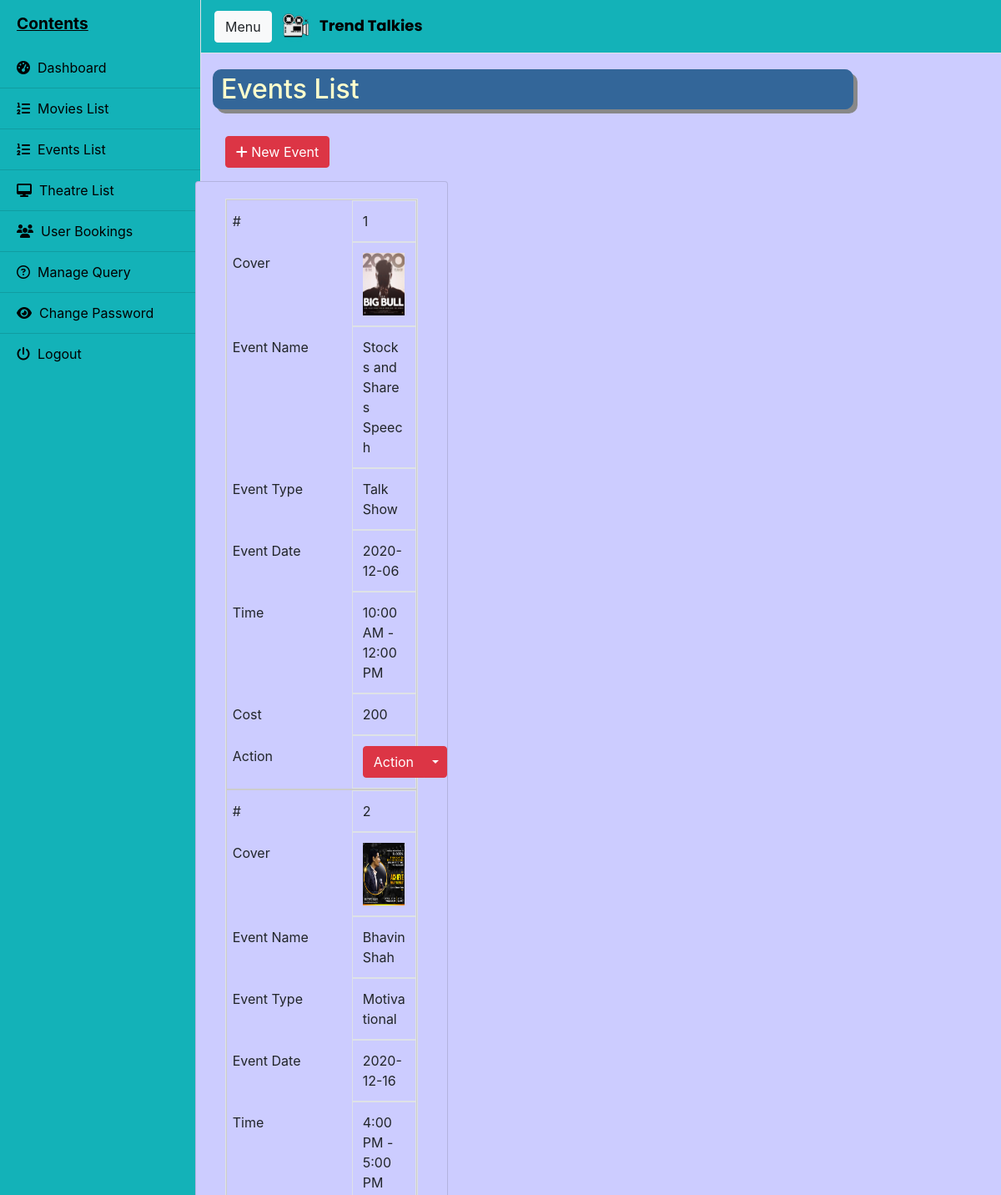
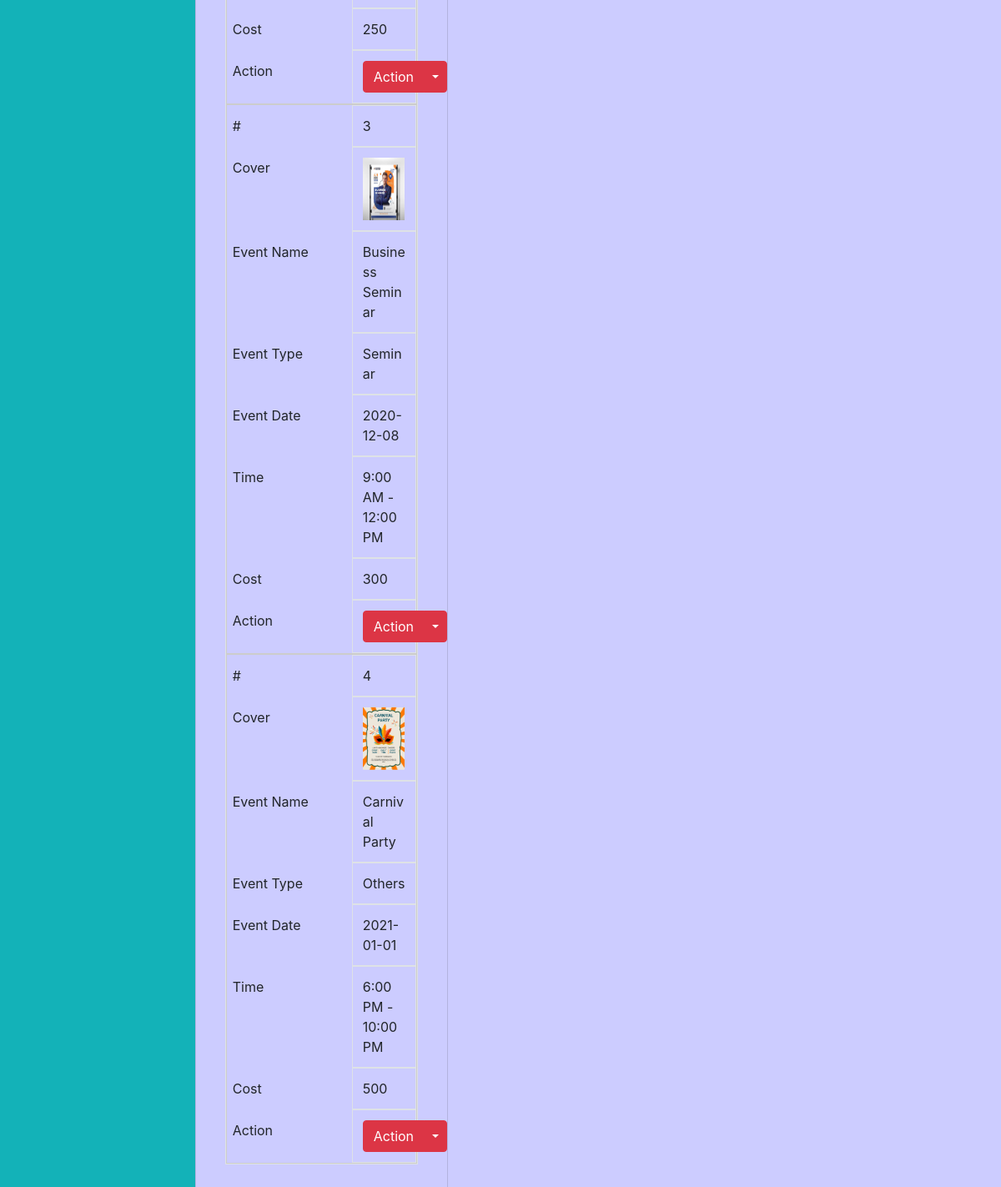
Page /Admin/eventslist.php (signed in) on the committed database (2 pictures, top to bottom).
### tables this page shows
CREATE TABLE `events` (
  `event_id` int(11) NOT NULL,
  `event_name` varchar(100) NOT NULL,
  `event_type` varchar(100) NOT NULL,
  `description` varchar(200) NOT NULL,
  `event_date` date NOT NULL,
  `time` varchar(20) NOT NULL,
  `location` varchar(50) NOT NULL,
  `cost` int(11) NOT NULL,
  `image` varchar(200) NOT NULL
);

### Admin/eventslist.php (the view, shortened to what this page needs)
<?php
$conn = new mysqli("localhost", "root","","interim");
?>
<!doctype html>
<html lang="en">
<head>
    <link rel="stylesheet" href="https://stackpath.bootstrapcdn.com/bootstrap/4.5.1/css/bootstrap.min.css">
    <link rel="stylesheet" type="text/css" href="https://cdnjs.cloudflare.com/ajax/libs/animate.css/4.1.0/animate.min.css">
</head>
<body style="background-color: #ccccff;">
<div class="d-flex" id="wrapper">
<div class=" border-right" id="sidebar-wrapper"  style="background-color: #13B2B8;">
  <div class="sidebar-heading" style="color:black;"><u><b>Contents </b></u></div>
  <div class="list-group list-group-flush">
    <a href="dashboard.php" class="list-group-item list-group-item-action" id="list"><i class="fas fa-tachometer-alt"></i>&nbsp Dashboard</a>
    <a href="movieslist.php" class="list-group-item list-group-item-action" id="list"><i class="fas fa-list-ol"></i>&nbsp Movies List</a>
    <a href="eventslist.php" class="list-group-item list-group-item-action" id="list"><i class="fas fa-list-ol"></i>&nbsp Events List</a>
    <a href="theatrelist.php" class="list-group-item list-group-item-action" id="list"><i class="fas fa-desktop"></i>&nbsp Theatre List</a>
    <a href="user_bookings.php" class="list-group-item list-group-item-action" id="list"><i class="fas fa-users"></i>&nbsp User Bookings</a>
    <a href="managequery.php" class="list-group-item list-group-item-action" id="list"><i class="far fa-question-circle"></i>&nbsp Manage Query</a>
    <a href="changepassword.php" class="list-group-item list-group-item-action" id="list"><i class="fas fa-eye"></i>&nbsp Change Password</a>
    <a href="logout.php" class="list-group-item list-group-item-action" id="list"><i class="fas fa-power-off"></i>&nbsp Logout</a>
  </div>
</div>
<div id="page-content-wrapper">
  <nav class="navbar navbar-expand-lg navbar-light border-bottom" style="background-color: #13B2B8;">
    <button class="btn btn-light" id="menu-toggle">Menu</button>
    <a class="navbar-brand" href="#" style="font-family: 'Poppins', sans-serif; font-size: 1.5vw; color: black;"><img src="../images/logo5.png" style="width: 7%;  margin-left:2%;">&nbsp <b>Trend Talkies</b>
        </a>
  </nav>
<div class="container-wrapper">
    <div class="row">
        <div class="col-md-12 ">
        <h2 class="page-title" style="width:80%; padding:0.5%;margin-top:2%;margin-left:1.5%; padding-left: 1%; background-color:#336699;border-radius: 10px; box-shadow: 5px 5px #888888; color:#ffffcc;">Events List</h2>
        <br>
        <div class="row">
          <div class="col-md-12">
            <button class="myButton btn btn-danger" type="button" id="new_event" style="margin-left: 3%"; data-toggle="modal" data-target="#myModal" data-title="New Event"><i class="fa fa-plus"></i> New Event</button>
          </div>
        </div>
            <div class="row">
                <div class="card col-md-8 mt-3" style="margin-left: 5%;background-color: #ccccff;">
                <div class="card-body">
				<table class="table table-bordered">
					<tbody>
            <?php
          $movie = $conn->query("SELECT * FROM events");
          $cnt=1;
          while($row=$movie->fetch_assoc()){
            echo "<tr role='row'>";
            echo "<td role='cell'>$cnt</td>";
            echo "<td role='cell'> <img src='".$row['image']."' alt=''> </td>";
            echo "<td role='cell'>".$row["event_name"]."</td>";
            echo "<td role='cell'>".$row["event_type"]."</td>";
            echo "<td role='cell'>".$row["event_date"]."</td>";
            echo "<td role='cell'>".$row["time"]."</td>";
            echo "<td role='cell'>".$row["cost"]."</td>";
            echo '<td>
            <center>
            <div class="btn-group">
              <button type="button" class="btn btn-danger">Action</button>
              <button type="button" class="btn btn-danger dropdown-toggle dropdown-toggle-split" data-toggle="dropdown" aria-haspopup="true" aria-expanded="false">
                <span class="sr-only">Toggle Dropdown</span>
              </button>
              <div class="dropdown-menu">
                <a class="dropdown-item edit_event" id="edit" href="edit_event.php?event_id='.$row['event_id'].'">Edit</a>
                <div class="dropdown-divider"></div>
                <a class="dropdown-item delete_event"  href="eventslist.php?del='.$row['event_id'].'"  onclick=\'javascript:return confirm("Do you really want to delete this record");\'>Delete</a>
              </div>
            </div>
            </center>
            </td>';
            echo"</tr>";
            ?>
         <?php $cnt=$cnt+1; } ?>
					</tbody>
				</table>
      </div>
                  </div>
                </div>
            </div>
        </div>
    </div>
</body>
</html>

### Admin/eventslist.php (style rules this page uses)
td img { width: 50px; height: 75px; margin:auto; }
#wrapper { overflow-x: hidden; }
#sidebar-wrapper { min-height: 100vh; margin-left: -15rem; -webkit-transition: margin .25s ease-out; -moz-transition: margin .25s ease-out; -o-transition: margin .25s ease-out; transition: margin .25s ease-out; }
#sidebar-wrapper .sidebar-heading { padding: 0.875rem 1.25rem; font-size: 1.2rem; }
#sidebar-wrapper .list-group { width: 15rem; }
#page-content-wrapper { min-width: 100vw; }
@media (min-width: 768px) { #sidebar-wrapper { margin-left: 0; } }
@media (min-width: 768px) { #page-content-wrapper { min-width: 0; width: 100%; } }
#list { background-color: #13B2B8; color: black; }
table { width: 100%; border-collapse: collapse; }
@media only screen and (max-width: 760px), (min-device-width: 768px) 
  and (max-device-width: 1024px) { table, thead, tbody, th, td, tr { display: block; } }
@media only screen and (max-width: 760px), (min-device-width: 768px) 
  and (max-device-width: 1024px) { tr { border: 1px solid #ccc; } }
@media only screen and (max-width: 760px), (min-device-width: 768px) 
  and (max-device-width: 1024px) { td { border: none; border-bottom: 1px solid #eee; position: relative; padding-left: 200px; margin-left: 150px; } }
@media only screen and (max-width: 760px), (min-device-width: 768px) 
  and (max-device-width: 1024px) { td:before { position: absolute; top: 12px; left: 6px; width: 200px; padding-right: 40px; white-space: nowrap; margin-left: -150px; } }
@media only screen and (max-width: 760px), (min-device-width: 768px) 
  and (max-device-width: 1024px) { td:nth-of-type(1):before { content: "#"; } }
@media only screen and (max-width: 760px), (min-device-width: 768px) 
  and (max-device-width: 1024px) { td:nth-of-type(2):before { content: "Cover"; } }
@media only screen and (max-width: 760px), (min-device-width: 768px) 
  and (max-device-width: 1024px) { td:nth-of-type(3):before { content: "Event Name"; } }
@media only screen and (max-width: 760px), (min-device-width: 768px) 
  and (max-device-width: 1024px) { td:nth-of-type(4):before { content: "Event Type"; } }
@media only screen and (max-width: 760px), (min-device-width: 768px) 
  and (max-device-width: 1024px) { td:nth-of-type(5):before { content: "Event Date"; } }
@media only screen and (max-width: 760px), (min-device-width: 768px) 
  and (max-device-width: 1024px) { td:nth-of-type(6):before { content: "Time"; } }
@media only screen and (max-width: 760px), (min-device-width: 768px) 
  and (max-device-width: 1024px) { td:nth-of-type(7):before { content: "Cost"; } }
@media only screen and (max-width: 760px), (min-device-width: 768px) 
  and (max-device-width: 1024px) { td:nth-of-type(8):before { content: "Action"; } }

### rows in the picture
events: image (picture), event_name "Stocks and Shares Speech", event_type "Talk Show", event_date "2020-12-06", time "10:00 AM - 12:00 PM", cost "200"
events: image (picture), event_name "Bhavin Shah", event_type "Motivational", event_date "2020-12-16", time "4:00 PM - 5:00 PM", cost "250"
events: image (picture), event_name "Business Seminar", event_type "Seminar", event_date "2020-12-08", time "9:00 AM - 12:00 PM", cost "300"
events: image (picture), event_name "Carnival Party", event_type "Others", event_date "2021-01-01", time "6:00 PM - 10:00 PM", cost "500"
